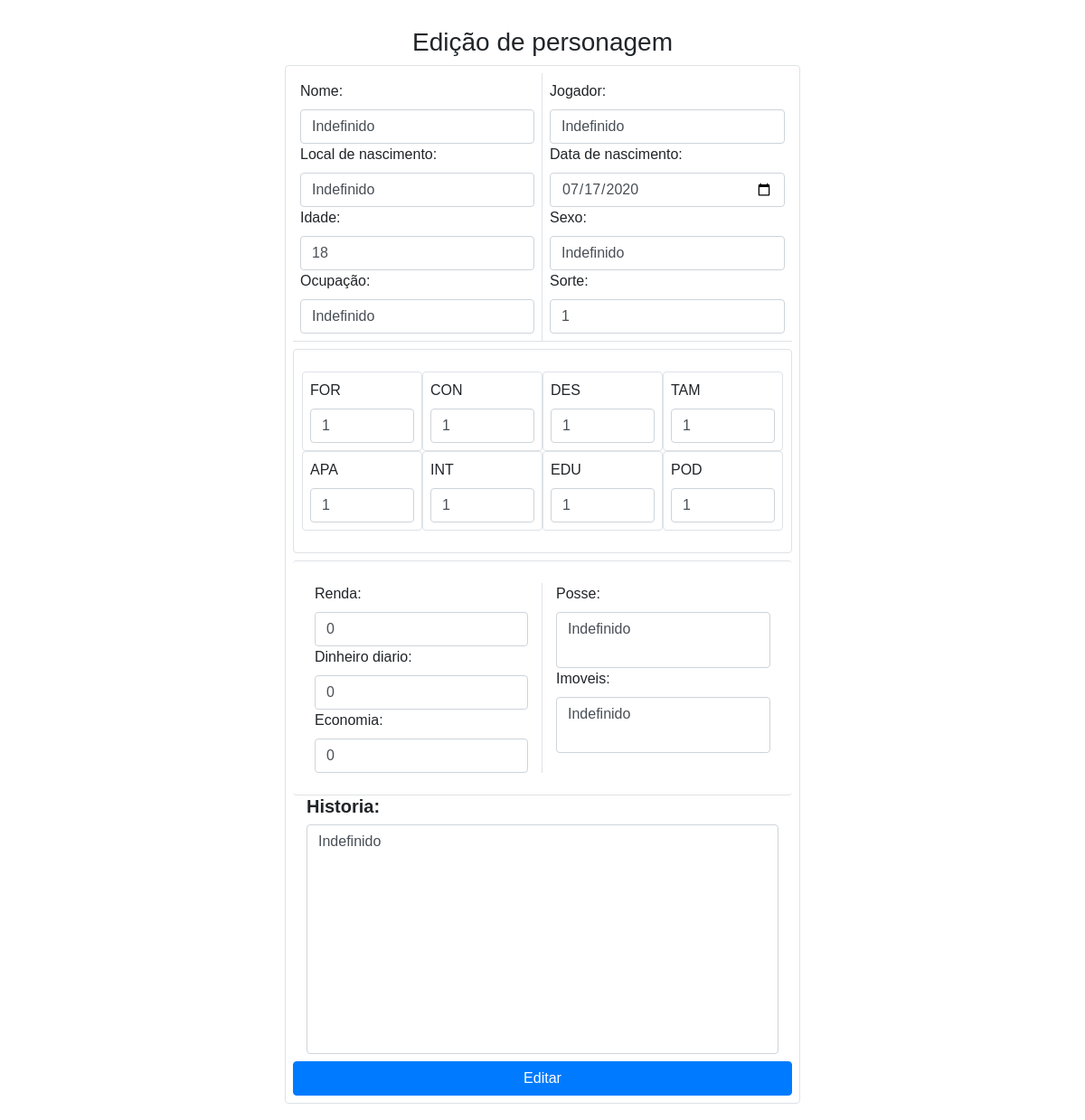
Page /EditPersonagemForm.php on the earlier database version.
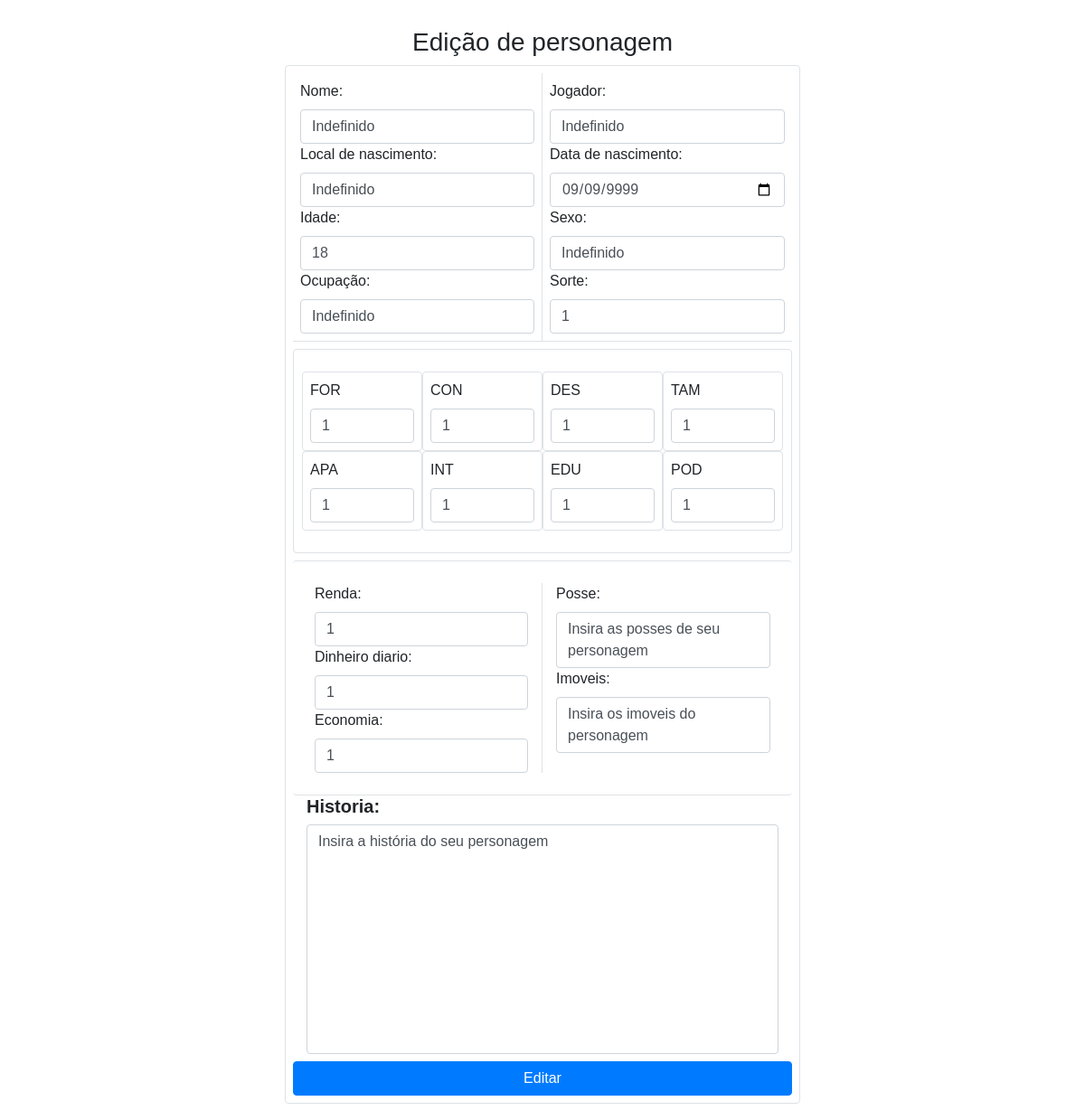
Same page on the later database version.
### tables this page shows
CREATE TABLE `personagem` (
  `id` int(30) NOT NULL,
  `nome` varchar(30) NOT NULL,
  `jogador` varchar(30) NOT NULL,
  `ocupacao` varchar(30) NOT NULL DEFAULT 'indefinido',
  `localnascimento` varchar(60) NOT NULL,
  `datanascimento` date NOT NULL,
  `idade` int(30) NOT NULL,
  `sexo` varchar(20) NOT NULL,
  `bd` varchar(30) NOT NULL DEFAULT 'NONE',
  `vidatotal` int(11) NOT NULL DEFAULT 1,
  `vidaatual` int(11) NOT NULL DEFAULT 1,
  `sorte` int(11) NOT NULL DEFAULT 1,
  `sanidade` int(11) NOT NULL DEFAULT 99,
  `morrendo` tinyint(1) NOT NULL DEFAULT 0,
  `lesaograve` tinyint(1) NOT NULL DEFAULT 0,
  `historia` text NOT NULL
);

CREATE TABLE `renda` (
  `ID` int(11) NOT NULL,
  `Renda` int(11) NOT NULL,
  `Diario` int(11) NOT NULL,
  `Economia` int(11) NOT NULL,
  `Posse` text NOT NULL,
  `Imoveis` text NOT NULL
);

### EditPersonagemForm.php (the view, shortened to what this page needs)
<?php
require_once('connect.php');
$arrCac = [];
$query_personagem = "SELECT * FROM personagem";
$query_renda = "SELECT * FROM renda";
$query_caracteristicas = "SELECT * FROM caracteristica";
$query_result_personagem = mysqli_query($conn, $query_personagem);
$personagem = mysqli_fetch_assoc($query_result_personagem);
$query_result_renda = mysqli_query($conn, $query_renda);
$renda = mysqli_fetch_assoc($query_result_renda);
$query_result_caracteristicas = mysqli_query($conn, $query_caracteristicas);
while($caracteristicas = mysqli_fetch_assoc($query_result_caracteristicas)){
    array_push($arrCac, $caracteristicas['pontos']);
}
?>
<!DOCTYPE html>
<html lang="en">
<head>
    <link rel="stylesheet" href="./public/css/bootstrap.css">
    <link rel="stylesheet" href="./public/css/style.css">
</head>
<body>
    <div class="container-fluid">
        <h3 class="text-center">Edição de personagem</h3>
        <form action="EditPersonagem.php" method="post">
            <div style="margin: 0px 270px" class="border rounded row p-2">
                <div class="col-6 p-2 border-right border-bottom">
                    <label for="nome">Nome:</label>
                        <input type="text" name="nome" id="nome" class="form form-control" value="<?php echo $personagem['nome'] ; ?>" required >
                    <label for="localnascimento">Local de nascimento:</label>
                        <input required type="text" name="localnascimento" id="localnascimento" class="form form-control" value="<?php echo $personagem['localnascimento']; ?>">
                    <label for="idade">Idade:</label>
                        <input required type="number" name="idade" id="idade" class="form form-control" value="<?php echo $personagem['idade']; ?>">
                    <label for="ocupacao">Ocupação:</label>
                        <input required type="text" name="ocupacao" id="ocupacao" class="form form-control" value="<?php echo $personagem['ocupacao']; ?>">
                </div>
                <div class="col-6 p-2 border-bottom">
                    <label for="jogador">Jogador:</label>
                        <input required type="text" name="jogador" id="jogador" class="form form-control" value="<?php echo $personagem['jogador']; ?>">
                    <label for="datanascimento">Data de nascimento:</label>
                        <input required type="date" name="datanascimento" id="datanascimento" class="form form-control" value="<?php echo $personagem['datanascimento']; ?>">
                    <label for="sexo">Sexo:</label>
                        <input required type="text" name="sexo" id="sexo" class="form form-control" value="<?php echo $personagem['sexo']; ?>">
                    <label for="sorte">Sorte:</label>
                        <input required type="number" name="sorte" id="sorte" class="form form-control" value="<?php echo $personagem['sorte']; ?>">
                </div>
                <div class="col-12 p-4 border rounded mt-2">
                    <div class="row">
                        <div class="col-3 border rounded p-2">
                            <label for="FOR">FOR</label>
                                <input required type="number" name="FOR" id="FOR" class="form form-control" value="<?php echo $arrCac[0] ; ?>">
                        </div>
                        <div class="col-3 border rounded p-2">
                            <label for="CON">CON</label>
                                <input required type="number" name="CON" id="CON" class="form form-control" value="<?php echo $arrCac[1] ; ?>">
                        </div>
                        <div class="col-3 border rounded p-2">
                            <label for="DES">DES</label>
                                <input required type="number" name="DES" id="DES" class="form form-control" value="<?php echo $arrCac[2] ; ?>">
                        </div>
                        <div class="col-3 border rounded p-2">
                            <label for="TAM">TAM</label>
                                <input required type="number" name="TAM" id="TAM" class="form form-control" value="<?php echo $arrCac[3] ; ?>">
                        </div>
                        <div class="col-3 border rounded p-2">
                            <label for="APA">APA</label>
                                <input required type="number" name="APA" id="APA" class="form form-control" value="<?php echo $arrCac[4] ; ?>">
                        </div>
                        <div class="col-3 border rounded p-2">
                            <label for="INT">INT</label>
                                <input required type="number" name="INT" id="INT" class="form form-control" value="<?php echo $arrCac[5] ; ?>">
                        </div>
                        <div class="col-3 border rounded p-2">
                            <label for="EDU">EDU</label>
                                <input required type="number" name="EDU" id="EDU" class="form form-control" value="<?php echo $arrCac[6] ; ?>">
                        </div>
                        <div class="col-3 border rounded p-2">
                            <label for="POD">POD</label>
                                <input required type="number" name="POD" id="POD" class="form form-control" value="<?php echo $arrCac[7] ; ?>">
                        </div>
                    </div>
                </div>
                <div class="col-12 p-4 border-top border-bottom mt-2 rounded ">
                    <div class="row">
                        <div class="col-6 border-right">
                            <label for="renda">Renda:</label>
                                <input required type="number" name="renda" id="renda" class="form form-control" value="<?php echo $renda['Renda']; ?>">
                            <label for="diario">Dinheiro diario:</label>
                                <input required type="number" name="diario" id="diario" class="form form-control" value="<?php echo $renda['Diario']; ?>">
                            <label for="economia">Economia:</label>
                                <input required type="number" name="economia" id="economia" class="form form-control" value="<?php echo $renda['Economia']; ?>">
                        </div>
                        <div class="col-6">
                            <label for="posses">Posse:</label>
                                <textarea required style="resize: none" name="posse" id="posse" class="form form-control"><?php echo $renda['Posse']; ?></textarea>
                            <label for="imoveis">Imoveis:</label>
                                <textarea  required style="resize: none"name="imoveis" id="imoveis" class="form form-control"><?php echo $renda['Imoveis']; ?></textarea>
                        </div>
                    </div>
                </div>
                <div class="col-12">
                    <h5>
                        <label for="historia"><strong>Historia:</strong></label>
                            <textarea required style="resize: none" name="historia" id="historia" cols="30" rows="10" class="form form-control"><?php echo $personagem['historia']; ?></textarea>
                    </h5>
                </div>
                <input type="submit" value="Editar" class="btn btn-primary btn-block">
            </div>
        </form>
    </div>
</body>
</html>

### public/css/style.css (style rules this page uses)
body { font-family: Arial, Helvetica, sans-serif; padding: 30px; }

Differences in the rows shown:
changed personagem "Indefinido": datanascimento "07/17/2020" → "09/09/9999"; historia "Indefinido" → "Insira a história do seu personagem"
changed renda: renda "0" → "1"; diario "0" → "1"; economia "0" → "1"; posse "Indefinido" → "Insira as posses de seu personagem"; imoveis "Indefinido" → "Insira os imoveis do personagem"
